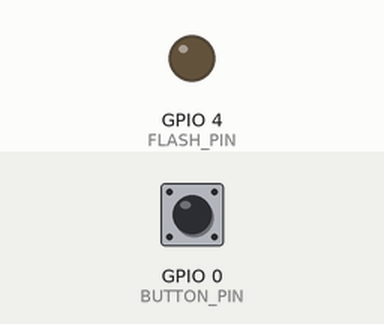
Recording of a sketch running on a simulated ESP32. Parts: output pins drawn as LEDs (lit = HIGH). The test bench sets the inputs (shaded band); at power-on: GPIO 0 (BUTTON_PIN) HIGH. Storage starts empty; the camera gives no picture; what the sketch prints to the serial monitor is not drawn.

Above: at 1.5 s.
1.6 s: GPIO 0 (BUTTON_PIN) pulled LOW for 0.15 s
Timing chart, 0 to 4.6 s (numbered marks = the images above; inputs shaded):
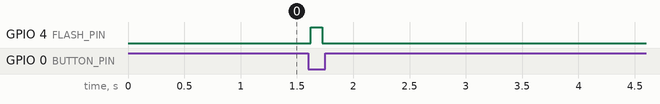

Measured:
- after the input at 1.6 s, GPIO 4 (FLASH_PIN): LOW → HIGH at once, → LOW 0.10 s later

The sketch:

CaptureToSD.ino
```cpp
#include "esp_camera.h"
#include "SD_MMC.h"
#include "FS.h"

// Pin definition for CAMERA_MODEL_AI_THINKER
#define PWDN_GPIO_NUM     32
#define RESET_GPIO_NUM    -1
#define XCLK_GPIO_NUM      0
#define SIOD_GPIO_NUM     26
#define SIOC_GPIO_NUM     27

#define Y9_GPIO_NUM       35
#define Y8_GPIO_NUM       34
#define Y7_GPIO_NUM       39
#define Y6_GPIO_NUM       36
#define Y5_GPIO_NUM       21
#define Y4_GPIO_NUM       19
#define Y3_GPIO_NUM       18
#define Y2_GPIO_NUM        5
#define VSYNC_GPIO_NUM    25
#define HREF_GPIO_NUM     23
#define PCLK_GPIO_NUM     22

#define FLASH_PIN 4  // Pin for the flash
#define BUTTON_PIN 0 // Pin for the button (BOOT button)

bool initializeCamera() {
  camera_config_t config;
  config.ledc_channel = LEDC_CHANNEL_0;
  config.ledc_timer = LEDC_TIMER_0;
  config.pin_d0 = Y2_GPIO_NUM;
  config.pin_d1 = Y3_GPIO_NUM;
  config.pin_d2 = Y4_GPIO_NUM;
  config.pin_d3 = Y5_GPIO_NUM;
  config.pin_d4 = Y6_GPIO_NUM;
  config.pin_d5 = Y7_GPIO_NUM;
  config.pin_d6 = Y8_GPIO_NUM;
  config.pin_d7 = Y9_GPIO_NUM;
  config.pin_xclk = XCLK_GPIO_NUM;
  config.pin_pclk = PCLK_GPIO_NUM;
  config.pin_vsync = VSYNC_GPIO_NUM;
  config.pin_href = HREF_GPIO_NUM;
  config.pin_sccb_sda = SIOD_GPIO_NUM;
  config.pin_sccb_scl = SIOC_GPIO_NUM;
  config.pin_pwdn = PWDN_GPIO_NUM;
  config.pin_reset = RESET_GPIO_NUM;
  config.xclk_freq_hz = 20000000;
  config.pixel_format = PIXFORMAT_JPEG;

  // Init with low specs to reduce load
  config.frame_size = FRAMESIZE_QVGA; // 320x240
  config.jpeg_quality = 12; // Lower quality for smaller size
  config.fb_count = 1;

  // Camera init
  esp_err_t err = esp_camera_init(&config);
  if (err != ESP_OK) {
    Serial.printf("Camera init failed with error 0x%x\n", err);
    return false;
  }
  return true;
}

void resetCamera() {
  esp_camera_deinit();
  delay(100);
  initializeCamera();
}

void setup() {
  // Initialize serial communication
  Serial.begin(115200);

  // Initialize the camera
  if (!initializeCamera()) {
    return;
  } else {
    Serial.println("Camera init succeeded");
  }

  // Initialize the SD card
  if(!SD_MMC.begin("/sdcard", true)){
    Serial.println("Card Mount Failed");
    return;
  } else {
    Serial.println("SD Card Mount succeeded");
  }

  uint8_t cardType = SD_MMC.cardType();
  if(cardType == CARD_NONE){
    Serial.println("No SD card attached");
    return;
  } else {
    Serial.println("SD Card attached");
  }

  // Ensure the video directory exists
  if (!SD_MMC.exists("/video")) {
    if (SD_MMC.mkdir("/video")) {
      Serial.println("Directory /video created successfully");
    } else {
      Serial.println("Failed to create directory /video");
      return;
    }
  } else {
    Serial.println("Directory /video already exists");
  }

  // Initialize flash and button
  pinMode(FLASH_PIN, OUTPUT);
  pinMode(BUTTON_PIN, INPUT_PULLUP);
}

void loop() {
  // Wait for button press
  if (digitalRead(BUTTON_PIN) == LOW) {
    // Flash the LED once to indicate start of video capture
    digitalWrite(FLASH_PIN, HIGH);
    delay(100);
    digitalWrite(FLASH_PIN, LOW);

    // Take a video sequence
    for (int i = 0; i < 100; i++) { // Capture 100 frames
      if (!captureAndSaveFrame(i)) {
        resetCamera(); // Reset camera if capture failed
        delay(2000); // Delay to stabilize
      } else {
        delay(1000); // Increase delay for frame rate
      }
    }
  }

  delay(100); // Debounce delay
}

bool captureAndSaveFrame(int frameNumber) {
  camera_fb_t * fb = NULL;

  // Take Picture with Camera
  fb = esp_camera_fb_get();

  if (!fb) {
    Serial.println("Camera capture failed");
    return false;
  }

  // Path where new picture will be saved in SD Card
  String path = "/video/frame" + String(frameNumber) + ".jpg";
  Serial.printf("Saving file to path: %s\n", path.c_str());

  fs::FS &fs = SD_MMC;
  File file = fs.open(path.c_str(), FILE_WRITE);
  if(!file){
    Serial.printf("Failed to open file in writing mode. Path: %s\n", path.c_str());
    esp_camera_fb_return(fb);
    return false;
  } else {
    file.write(fb->buf, fb->len); // payload (image), payload length
    Serial.printf("Saved file to path: %s\n", path.c_str());
  }
  file.close();
  esp_camera_fb_return(fb); // Return the frame buffer to free the memory
  return true;
}
```
